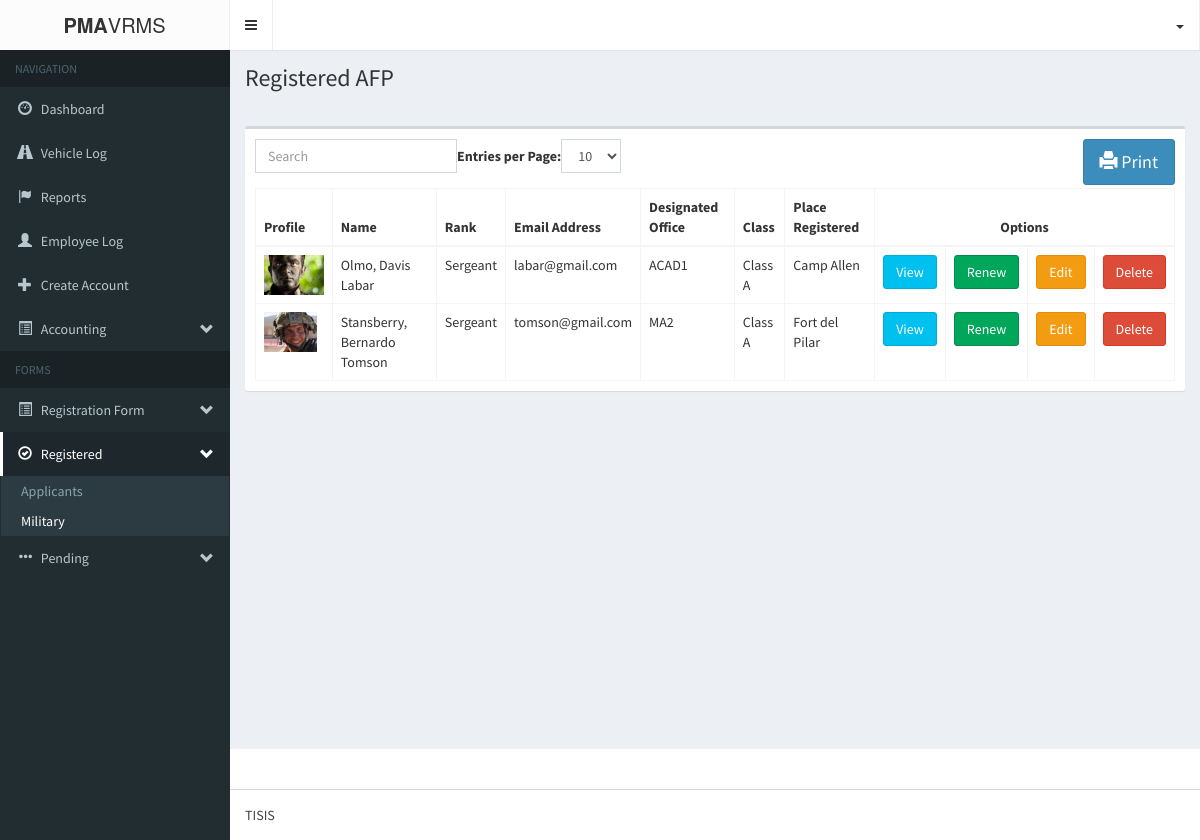
The app's page /pma-vrmsAdmin/registeredAFP.php with its own data.
### tables this page shows
CREATE TABLE IF NOT EXISTS `form2_militarypd` (
  `m_militaryId` int(11) NOT NULL AUTO_INCREMENT,
  `m_profile` varchar(255) NOT NULL,
  `m_lastname` varchar(60) NOT NULL,
  `m_firstname` varchar(60) NOT NULL,
  `m_middlename` varchar(60) NOT NULL,
  `m_rank` varchar(60) NOT NULL,
  `m_brSvc` varchar(60) NOT NULL,
  `m_afpsn` varchar(60) NOT NULL,
  `m_residenceAddress` varchar(60) NOT NULL,
  `m_residenceTelNo` varchar(60) NOT NULL,
  `m_emailAddress` varchar(60) NOT NULL,
  `m_mobileNo` varchar(60) NOT NULL,
  `m_designatedOffice` varchar(60) NOT NULL,
  `m_officeTelNo` varchar(60) NOT NULL,
  `m_officeAddress` varchar(60) NOT NULL,
  `m_retirementDate` varchar(60) NOT NULL,
  `m_class` varchar(10) NOT NULL,
  `m_submitted_requirements` varchar(255) NOT NULL,
  `m_status` varchar(255) NOT NULL,
  `m_dateRegistered` datetime NOT NULL,
  `m_placeRegistered` varchar(65) NOT NULL,
  `m_vehicle_id` int(11) NOT NULL,
  `m_renew_status` int(11) NOT NULL,
  PRIMARY KEY (`m_militaryId`)
);

### pma-vrmsAdmin/logic/registered_military_logic.php (called while the page is built, shortened)
<?php
	require_once('db/database.php');
	$database = new Database();
	$query = "SELECT form2_militarypd.*, vehicle_information.* FROM form2_militarypd JOIN vehicle_information ON form2_militarypd.m_vehicle_id=vehicle_information.vehicleId WHERE form2_militarypd.m_status='registered' AND form2_militarypd.m_renew_status = '1' ORDER BY m_dateRegistered DESC";
	$database->execute($query);
	$militarys = array();
?>

### pma-vrmsAdmin/db/database.php (called while the page is built, shortened)
<?php
	class Database{
		private $database;
		private function connect(){
			$host			= 'localhost';
			$username		= 'root';
			$password		= '';
			$database_name	= 'pma-vrms';
			$port			= 3306;
			$this->database = mysqli_connect($host, $username, $password, $database_name, $port);
		}
		public function execute($query){
			$this->result = mysqli_query($this->database, $query) OR die(mysqli_error($this->database));
		}
	}
?>

### pma-vrmsAdmin/registeredAFP.php (the view, shortened to what this page needs)
<?php
	include('login/session.php');
?>
<!DOCTYPE html>
<html>
<head>
	<link rel="stylesheet" href="bootstrap/css/bootstrap.min.css">
    <link rel="stylesheet" href="fonts/font-awesome.min.css">
    <link rel="stylesheet" href="css/style-main.min.css">
    <link rel="stylesheet" href="css/skin.min.css">
    <link rel="stylesheet" type="text/css" href="css/print.css">
</head>
    <?php include('logic/registered_military_logic.php'); ?>
    <body class="hold-transition skin-black sidebar-mini">
    <div class="wrapper">
      <header class="main-header">
        <div class="logo">
          <span class="logo-lg"><b>PMA</b>VRMS</span>
        </div>
        <nav class="navbar navbar-static-top" role="navigation">
          <a href="#" class="sidebar-toggle" data-toggle="offcanvas" role="button">
          </a>
            <ul class="nav navbar-nav pull-right">
			<li class="drop-down">
				<a class="drop-down toggle" data-toggle="dropdown" href=""><?php echo $login_session; ?><span class="caret"></span></a>
			</li>
		</ul>
        </nav>
      </header>
      <aside class="main-sidebar">
        <section class="sidebar">
          <ul class="sidebar-menu">
            <li class="header">NAVIGATION</li>
            <li class=""><a href="index.php"><i class="glyphicon glyphicon-dashboard"></i> <span>Dashboard</span></a></li>
            <li><a href="vehicleLog.php"><i class="glyphicon glyphicon-road"></i> <span>Vehicle Log</span></a></li>
            <li><a href="reports.php"><i class="glyphicon glyphicon-flag"></i> <span>Reports</span></a></li>
            <li><a href="login/logbook_page.php"><i class="glyphicon glyphicon-user"></i> <span>Employee Log</span></a></li>
            <li class=""><a href="login/create_account_page.php"><i class="glyphicon glyphicon-plus"></i> <span>Create Account</span></a></li>
            <li class="treeview">
              <a href="#"><i class="glyphicon glyphicon-list-alt"></i> <span>Accounting</span> <i class="glyphicon glyphicon-chevron-down pull-right"></i></a>
            </li>
            <li class="header">FORMS</li>
            <li class="treeview">
              <a href="#"><i class="glyphicon glyphicon-list-alt"></i> <span>Registration Form</span> <i class="glyphicon glyphicon-chevron-down pull-right"></i></a>
            </li>
            <li class="treeview active">
              <a href="#"><i class="glyphicon glyphicon-ok-circle"></i> <span>Registered</span> <i class="glyphicon glyphicon-chevron-down pull-right"></i></a>
              <ul class="treeview-menu">
                <li><a href="registeredApplicant.php">Applicants</a></li>
                <li class="active"><a href="registeredAFP.php">Military</a></li>
              </ul>
            </li>
            <li class="treeview">
              <a href="#"><i class="glyphicon glyphicon-option-horizontal"></i> <span>Pending</span> <i class="glyphicon glyphicon-chevron-down pull-right"></i></a>
            </li>
          </ul>
        </section>
      </aside>
      <div class="content-wrapper">
        <section class="content-header">
          <h1>
            Registered AFP
          </h1>
        </section>
        <section class="content">
        <div class="'container">
			<div class="row">
				<div class="col-md-12">
                    <div class="box">
                        <div class="box-body">
                            <button id="printReports" class="btn btn-primary btn-lg pull-right" onclick="printReports()">
                                <span class="glyphicon glyphicon-print" aria-hidden="true"></span> Print
                            </button>
                            <table class="table table-bordered table-hover" id="bootstrap-table">
                                <thead>
                                    <th>Profile</th>
                                    <th>Name</th>
                                    <th>Rank</th>
                                    <th>Email Address</th>
                                    <th>Designated Office</th>
                                    <th>Class</th>
                                    <th>Place Registered</th>
                                    <th colspan=4 style="text-align:center" class="column-options">Options</th>
                                </thead>
                                <tbody>
                                    <?php
                                        foreach ($militarys as $key => $military) {
                                            echo <<<DATA
                                                <tr id='military_$key'>
                                                    <td><img style="width="40" height="40"" src='img/profile/military/$military[m_profile]' height='100px;'></td>
                                                    <td>$military[name]</td>
                                                    <td>$military[m_rank]</td>
                                                    <td style='display:none'>$military[m_brSvc]</td>
                                                    <td style='display:none'>$military[m_afpsn]</td>
                                                    <td style='display:none'>$military[m_residenceAddress]</td>
                                                    <td style='display:none'>$military[m_residenceTelNo]</td>
                                                    <td>$military[m_emailAddress]</td>
                                                    <td style='display:none'>$military[m_mobileNo]</td>
                                                    <td>$military[m_designatedOffice]</td>
                                                    <td style='display:none'>$military[m_officeTelNo]</td>
                                                    <td style='display:none'>$military[m_officeAddress]</td>
                                                    <td style='display:none'>$military[m_retirementDate]</td>
                                                    <td>$military[m_class]</td>
                                                    <td style='display:none'>$military[m_dateRegistered]</td>
                                                    <td>$military[m_placeRegistered]</td>
                                                    <td style='display:none'>$military[wheels]</td>
                                                    <td style='display:none'>$military[vehicleMake]</td>
                                                    <td style='display:none'>$military[plateNo]</td>
                                                    <td style='display:none'>$military[yearModel]</td>
                                                    <td style='display:none'>$military[color]</td>
                                                    <td style='display:none'>$military[motorNo]</td>
                                                    <td style='display:none'>$military[chassisNo]</td>
                                                    <td style='display:none'>$military[stickerNo]</td>
                                                    <td class="column-options"><button class="btn btn-info" data-toggle='modal' data-target='#view_form2' onclick="view_form2($key, 'img/profile/military/$military[m_profile]')">View</button></td>
                                                    <td class="column-options"><button class="btn btn-success" data-toggle='modal' data-target='#renew_military' onclick='renew_military($military[m_militaryId])'>Renew</button></td>
                                                    <td class="column-options"><button class="btn btn-warning" data-toggle='modal' data-target='#edit_form2' onclick="edit_form2($key, 'img/profile/military/$military[m_profile]')">Edit</button></td>
                                                    <td class="column-options"><button class="btn btn-danger" data-toggle='modal' data-target='#delete_form2' onclick="delete_form2($key, 'img/profile/military/$military[m_profile]')">Delete</button></td>
                                                </tr>
DATA;
                                        }
                                    ?>
                                </tbody>
                            </table>
                        </div>
                    </div>
                </div>
			</div>
		</div>
		<?php
			require_once('modals/view_form2.php');
			require_once('modals/edit_form2.php');
		?>
        <br/><br/>
      <footer class="main-footer">
        TISIS
      </footer>
</body>
</html>

### records on screen
form2_militarypd: m_profile (picture), military "Olmo, Davis Labar", m_rank "Sergeant", m_emailAddress "labar@gmail.com", m_designatedOffice "ACAD1", m_class "Class A", m_placeRegistered "Camp Allen"
form2_militarypd: m_profile (picture), military "Stansberry, Bernardo Tomson", m_rank "Sergeant", m_emailAddress "tomson@gmail.com", m_designatedOffice "MA2", m_class "Class A", m_placeRegistered "Fort del Pilar"
